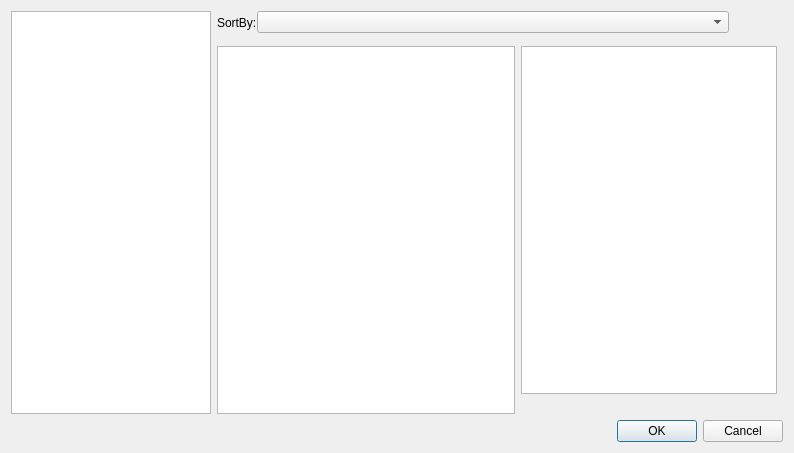
<?xml version="1.0" encoding="UTF-8"?>
<ui version="4.0">
 <class>NewDialog</class>
 <widget class="QDialog" name="NewDialog">
  <property name="geometry">
   <rect>
    <x>0</x>
    <y>0</y>
    <width>794</width>
    <height>453</height>
   </rect>
  </property>
  <property name="windowTitle">
   <string>NewDialog</string>
  </property>
  <property name="locale">
   <locale language="English" country="UnitedStates"/>
  </property>
  <layout class="QGridLayout" name="gridLayout">
   <item row="3" column="0" colspan="4">
    <widget class="QDialogButtonBox" name="buttonBox">
     <property name="styleSheet">
      <string notr="true">alternate-background-color: rgb(149, 255, 252);</string>
     </property>
     <property name="locale">
      <locale language="Chinese" country="China"/>
     </property>
     <property name="standardButtons">
      <set>QDialogButtonBox::Cancel|QDialogButtonBox::Ok</set>
     </property>
    </widget>
   </item>
   <item row="0" column="0" rowspan="3">
    <widget class="QTreeView" name="treeViewCategory">
     <property name="sizePolicy">
      <sizepolicy hsizetype="Fixed" vsizetype="Expanding">
       <horstretch>0</horstretch>
       <verstretch>0</verstretch>
      </sizepolicy>
     </property>
     <property name="maximumSize">
      <size>
       <width>200</width>
       <height>16777215</height>
      </size>
     </property>
     <property name="editTriggers">
      <set>QAbstractItemView::NoEditTriggers</set>
     </property>
     <property name="tabKeyNavigation">
      <bool>true</bool>
     </property>
     <property name="headerHidden">
      <bool>true</bool>
     </property>
    </widget>
   </item>
   <item row="0" column="1" colspan="2">
    <layout class="QHBoxLayout" name="horizontalLayout">
     <property name="spacing">
      <number>0</number>
     </property>
     <item>
      <widget class="QLabel" name="label_3">
       <property name="text">
        <string>SortBy:</string>
       </property>
      </widget>
     </item>
     <item>
      <widget class="QComboBox" name="comboBox">
       <property name="sizePolicy">
        <sizepolicy hsizetype="Expanding" vsizetype="Fixed">
         <horstretch>0</horstretch>
         <verstretch>0</verstretch>
        </sizepolicy>
       </property>
      </widget>
     </item>
     <item>
      <widget class="QToolButton" name="buttonSmallIcon">
       <property name="text">
        <string/>
       </property>
       <property name="icon">
        <iconset resource="../core.qrc">
         <normaloff>:/core/images/smallicon.png</normaloff>:/core/images/smallicon.png</iconset>
       </property>
       <property name="checkable">
        <bool>true</bool>
       </property>
       <property name="autoRaise">
        <bool>true</bool>
       </property>
      </widget>
     </item>
     <item>
      <widget class="QToolButton" name="buttonListIcon">
       <property name="text">
        <string/>
       </property>
       <property name="icon">
        <iconset resource="../core.qrc">
         <normaloff>:/core/images/mediumicon.png</normaloff>:/core/images/mediumicon.png</iconset>
       </property>
       <property name="checkable">
        <bool>true</bool>
       </property>
       <property name="autoRaise">
        <bool>true</bool>
       </property>
      </widget>
     </item>
    </layout>
   </item>
   <item row="2" column="1">
    <widget class="QListView" name="listViewWizard"/>
   </item>
   <item row="2" column="2">
    <layout class="QVBoxLayout" name="verticalLayout_2">
     <item>
      <widget class="QTextBrowser" name="descriptionText">
       <property name="sizePolicy">
        <sizepolicy hsizetype="Fixed" vsizetype="Expanding">
         <horstretch>0</horstretch>
         <verstretch>0</verstretch>
        </sizepolicy>
       </property>
      </widget>
     </item>
     <item>
      <widget class="QLabel" name="descriptionImageLabel">
       <property name="text">
        <string/>
       </property>
      </widget>
     </item>
    </layout>
   </item>
  </layout>
 </widget>
 <layoutdefault spacing="6" margin="11"/>
 <resources>
  <include location="../core.qrc"/>
 </resources>
 <connections/>
</ui>
